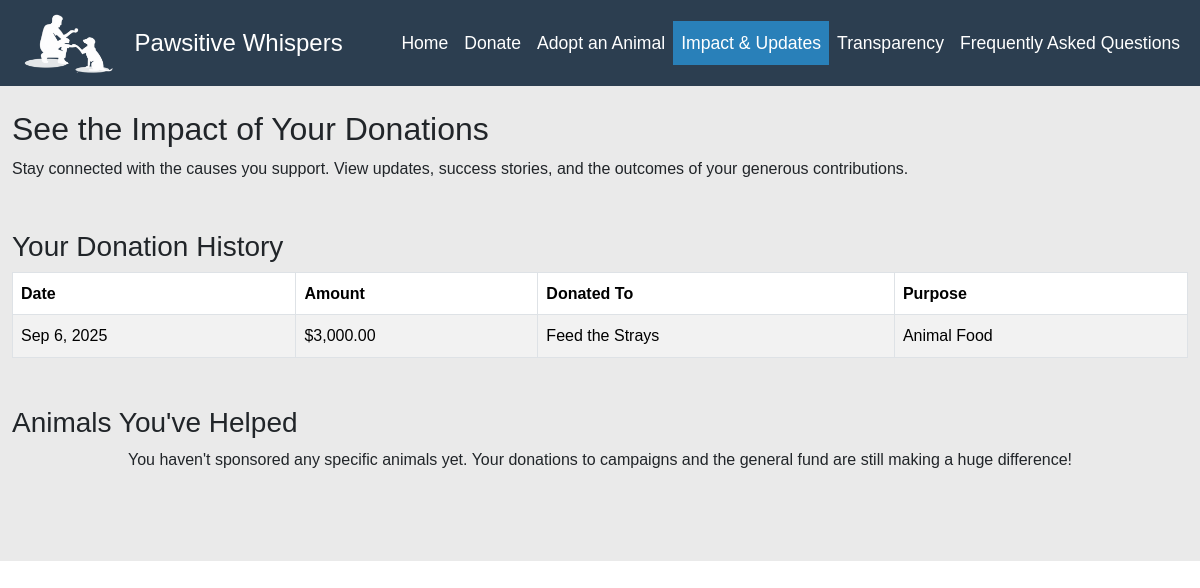
Screenshot of /Benefactor/control/ImpactController.php (signed in) with the database file from the repository.
### tables this page shows
CREATE TABLE Donations (
    DonationID INT PRIMARY KEY AUTO_INCREMENT,
    DonorID INT NOT NULL,
    CampaignID INT,
    AnimalID INT,
    DonationAmount DECIMAL(10, 2) NOT NULL,
    DonationDate TIMESTAMP DEFAULT CURRENT_TIMESTAMP,
    FOREIGN KEY (DonorID) REFERENCES Users(UserID) ON DELETE CASCADE,
    FOREIGN KEY (CampaignID) REFERENCES Campaigns(CampaignID) ON DELETE SET NULL,
    FOREIGN KEY (AnimalID) REFERENCES Animals(AnimalID) ON DELETE SET NULL
);

CREATE TABLE Campaigns (
    CampaignID INT PRIMARY KEY AUTO_INCREMENT,
    CampaignName VARCHAR(100) NOT NULL,
    Description TEXT,
    StartDate DATE NOT NULL,
    EndDate DATE,
    GoalAmount DECIMAL(10, 2),
    RaisedAmount DECIMAL(10, 2) DEFAULT 0.00,
    CreatedBy INT NOT NULL,
    FOREIGN KEY (CreatedBy) REFERENCES Users(UserID) ON DELETE CASCADE
);

### Benefactor/control/ImpactController.php (called while the page is built, shortened)
<?php
require_once '../model/BenefactorModel.php';
class ImpactController {
    public function showImpactPage() {
        $model = new BenefactorModel();
        $donations = $model->getDonationsByBenefactor($_SESSION['user_id']);
        require_once '../view/Impact.php';
    }
}
$controller = new ImpactController();
$controller->showImpactPage();

### Benefactor/model/BenefactorModel.php (called while the page is built, shortened)
<?php
class BenefactorModel {
    private $conn;
    public function __construct() {
        $servername = "localhost";
        $username = "root";
        $password = "";
        $dbname = "PawsitiveWhispers";
        $this->conn = new mysqli($servername, $username, $password, $dbname);
    }
    public function getDonationsByBenefactor($userID) {
        $sql = "SELECT
            d.DonationAmount, d.DonationDate, d.Purpose, c.CampaignName,
            a.AnimalID, a.Name AS AnimalName, a.Species AS AnimalSpecies,
            a.Breed AS AnimalBreed, a.Age AS AnimalAge, a.AnimalCondition,
            a.PicturePath, a.AdoptionStatus
        FROM Donations d
        LEFT JOIN Campaigns c ON d.CampaignID = c.CampaignID
        LEFT JOIN Animals a ON d.AnimalID = a.AnimalID
        WHERE d.DonorID = ?
        ORDER BY d.DonationDate DESC";
        $stmt = $this->conn->prepare($sql);
        $stmt->bind_param("i", $userID);
        $stmt->execute();
        $result = $stmt->get_result();
        $donations = $result->fetch_all(MYSQLI_ASSOC);
        return $donations;
    }
}

### Benefactor/view/Impact.php (the view, shortened to what this page needs)
<?php
include '../includes/navbar.php';
?>
<main>
<section id="impact" class="container-fluid py-4">
    <h2>See the Impact of Your Donations</h2>
    <p>Stay connected with the causes you support. View updates, success stories, and the outcomes of your generous contributions.</p>
    <?php if (!empty($donations)): ?>
      <div class="my-5">
        <h3>Your Donation History</h3>
          <table class="table table-bordered table-striped">
            <thead>
              <tr>
                <th>Date</th>
                  <th>Amount</th>
                  <th>Donated To</th>
                  <th>Purpose</th>
                  </tr>
                </thead>
                <tbody>
                  <?php foreach ($donations as $donation): ?>
                    <tr>
                        <td><?= date('M j, Y', strtotime($donation['DonationDate'])) ?></td>
                        <td>$<?= htmlspecialchars(number_format($donation['DonationAmount'], 2)) ?></td>
                        <td>
                            <?php
                                if (!empty($donation['CampaignName'])) {
                                    echo htmlspecialchars($donation['CampaignName']);
                                } elseif (!empty($donation['AnimalName'])) {
                                    echo 'Sponsorship for ' . htmlspecialchars($donation['AnimalName']);
                                } else {
                                    echo 'General Fund';
                                }
                            ?>
                        </td>
                        <td><?= htmlspecialchars($donation['Purpose'] ?? 'N/A') ?></td>
                    </tr>
                <?php endforeach; ?>
            </tbody>
        </table>
    </div>
    <div class="my-5">
        <h3>Animals You've Helped</h3>
        <div class="grid-container">
            <?php
                $uniqueAnimals = [];
            ?>
            <?php if (!empty($uniqueAnimals)): ?>
                <?php foreach ($uniqueAnimals as $animal): ?>
                    <div class="animal-card">
                        <div class="animal-image-container">
                            <img src="../../Main/<?= htmlspecialchars($animal['PicturePath']) ?>" alt="<?= htmlspecialchars($animal['AnimalName']) ?>">
                        </div>
                        <div class="animal-card-body">
                            <h4><?= htmlspecialchars($animal['AnimalName']) ?></h4>
                            <p>
                                <strong>Species:</strong> <?= htmlspecialchars($animal['AnimalSpecies']) ?><br>
                                <strong>Breed:</strong> <?= htmlspecialchars($animal['AnimalBreed']) ?><br>
                                <strong>Age:</strong> <?= htmlspecialchars($animal['AnimalAge']) ?> years
                            </p>
                            <?php if (!empty($animal['AnimalCondition'])): ?>
                                <p><strong>Condition:</strong> <span class="animal-condition"><?= htmlspecialchars($animal['AnimalCondition']) ?></span></p>
                            <?php endif; ?>
                            <div class="mt-auto"> <span class="badge bg-success fs-6">
                                Status: <?= htmlspecialchars($animal['AdoptionStatus']) ?>
                                </span>
                            </div>
                        </div>
                    </div>
                <?php endforeach; ?>
            <?php else: ?>
                <p>You haven't sponsored any specific animals yet. Your donations to campaigns and the general fund are still making a huge difference!</p>
            <?php endif; ?>
        </div>
    </div>
    <?php else: ?>
        <p class="mt-5">You have not made any donations yet. Visit our 'Donate' page to make your first contribution!</p>
    <?php endif; ?>
</section>
</main>

### Benefactor/css/Style.css (style rules this page uses)
body { min-height: 100vh; font-family: Arial, sans-serif; margin: 0; padding: 0; line-height: 1.6; display: flex; flex-direction: column; }
main { flex: 1; }
section { width: 100%; margin: 0; padding: 40px 0; box-sizing: border-box; }
#donate, #impact, #faq { background-color: #eaeaea; }
.grid-container { display: flex; flex-wrap: wrap; justify-content: center; gap: 15px; }

### rows the page displays
donations: DonationDate "Sep 6, 2025", DonationAmount "3,000.00", CampaignID.CampaignName "Feed the Strays", Purpose "Animal Food"

### other values shown
$pageData['text'] "Home"
$pageData['text'] "Donate"
$pageData['text'] "Adopt an Animal"
$pageData['text'] "Impact & Updates"
$pageData['text'] "Transparency"
$pageData['text'] "Frequently Asked Questions"
